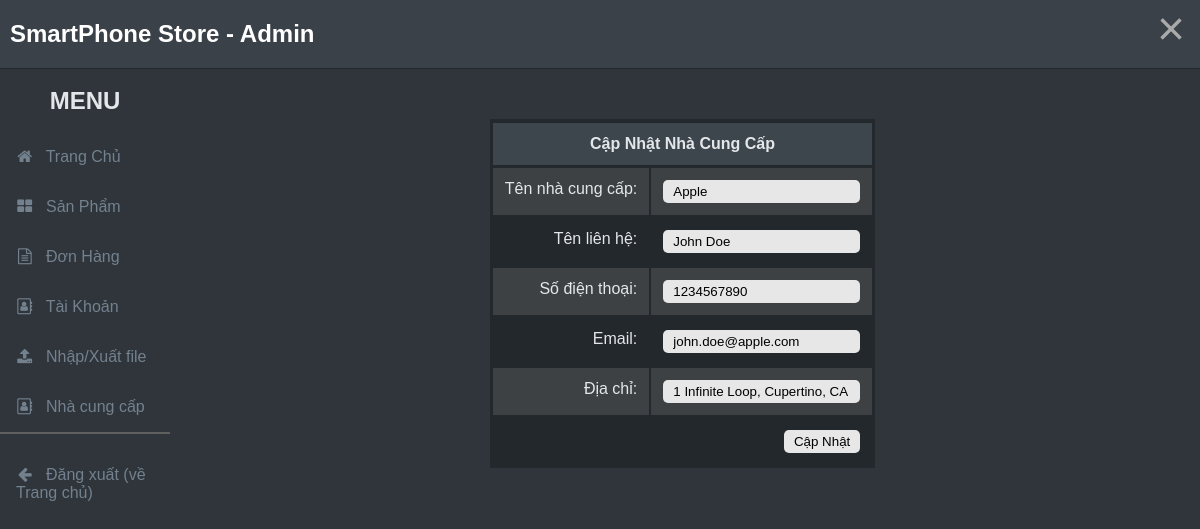
Screenshot of /list_supplier/update/Apple with the database file from the repository.
### tables this page shows
CREATE TABLE `suppliers` (
  `name` varchar(50) NOT NULL,
  `contact_name` varchar(255) NOT NULL,
  `contact_email` varchar(255) NOT NULL,
  `contact_phone` varchar(255) NOT NULL,
  `address` text DEFAULT NULL
);

### MVC/Core/controller.php (called while the page is built, shortened)
<?php
    class controller{
        public function model($model){
            return new $model;
        }
        public function view($view, $data=[]){
            include_once './MVC/Views/'.$view.'.php';
        }
    }
?>

### MVC/Controllers/list_supplier.php (called while the page is built, shortened)
<?php
class list_supplier extends controller {
    private $lst_supplier;
    public function __construct() {
        $this->lst_supplier = $this->model('supplier_m');
    }
    public function update($supplier_id){
        $supplier = $this->lst_supplier->get_supplier_by_id($supplier_id);
        $this->view('Masterlayout', [
            'page' => 'supplier_upd_v',
            'name' => $supplier['name'],
            'contact_name' => $supplier['contact_name'],
            'contact_phone' => $supplier['contact_phone'],
            'contact_email' => $supplier['contact_email'],
            'address' => $supplier['address'],
        ]);
    }
}
?>

### MVC/Core/app.php (called while the page is built, shortened)
<?php
    class app{
        protected $action='Get_data';
        function __construct()
        {
            $arr=$this->processURL();
            if($arr != null){
                if(file_exists('./MVC/Controllers/'.$arr[0].'.php')){
                    unset($arr[0]);
                }
            }
            $this->controller = new $this->controller;
            if(isset($arr[1])){
                if(method_exists($this->controller,$arr[1])){
                    $this->action=$arr[1];
                }
                unset($arr[1]);
            }
            $this->param=$arr?array_values($arr):[];
            call_user_func_array([$this->controller, $this->action], $this->param);
        }
        function processURL(){
            if(isset($_GET['url'])){
            return explode('/',filter_var(trim($_GET['url']),FILTER_DEFAULT));
            }
        }
    }
?>

### index.php (called while the page is built, shortened)
<?php
    $myapp=new app();
?>

### MVC/Core/connectDB.php (called while the page is built, shortened)
<?php
    class connectDB{
        protected $server='localhost';
        protected $username= 'root';
        protected $passwords= '';
        protected $db ='quanlydt';
        function __construct(){
            $this->con = mysqli_connect($this->server, $this->username, $this->passwords,$this->db);
        }
    }
?>

### MVC/Models/supplier_m.php (called while the page is built, shortened)
<?php
class supplier_m extends connectDB {
    function get_supplier_by_id($name) {
        $sql = "SELECT * FROM Suppliers WHERE `name` = ?";
        $stmt = mysqli_prepare($this->con, $sql);
        mysqli_stmt_bind_param($stmt, "s", $name);
        mysqli_stmt_execute($stmt);
        $result = mysqli_stmt_get_result($stmt);
        $supplier = mysqli_fetch_assoc($result);
        return $supplier;
    }
}
?>

### MVC/Views/Pages/supplier_upd_v.php (the view, shortened to what this page needs)
<!DOCTYPE html>
<html lang="en">
<head>
    <link rel="stylesheet" href="http://localhost/Admin/Public/Css/admin/style.css">
</head>
<body>
    <form method="POST" action="http://localhost/Admin/list_supplier/update_data">
        <div id="khungCapNhatNhaCungCap" style="width:max-content;margin:auto">
            <div class="overlayTable table-outline table-content table-header">
                <a href="http://localhost/Admin/list_supplier"><span class="close">&times;</span></a>
                <table>
                    <tr>
                        <th colspan="2">Cập Nhật Nhà Cung Cấp</th>
                    </tr>
                    <tr>
                        <td>Tên nhà cung cấp:</td>
                        <td><input type="text" name="txtname"
                                value="<?php echo isset($data['name']) ? htmlspecialchars($data['name']) : ''; ?>"
                                required></td>
                    </tr>
                    <tr>
                        <td>Tên liên hệ:</td>
                        <td><input type="text" name="txtcontact_name"
                                value="<?php echo isset($data['contact_name']) ? htmlspecialchars($data['contact_name']) : ''; ?>"
                                required></td>
                    </tr>
                    <tr>
                        <td>Số điện thoại:</td>
                        <td><input type="text" name="txtphone"
                                value="<?php echo isset($data['contact_phone']) ? htmlspecialchars($data['contact_phone']) : ''; ?>"
                                required></td>
                    </tr>
                    <tr>
                        <td>Email:</td>
                        <td><input type="email" name="txtemail"
                                value="<?php echo isset($data['contact_email']) ? htmlspecialchars($data['contact_email']) : ''; ?>"
                                required></td>
                    </tr>
                    <tr>
                        <td>Địa chỉ:</td>
                        <td><input type="text" name="txtaddress"
                                value="<?php echo isset($data['address']) ? htmlspecialchars($data['address']) : ''; ?>"
                                required></td>
                    </tr>
                    <tr>
                        <td colspan="2" align="center">
                            <input type="submit" class="buttonPro green" value="Cập Nhật" name="btnUpdate" />
                        </td>
                    </tr>
                </table>
            </div>
        </div>
    </form>
</body>
</html>

### Public/css/admin/style.css (style rules this page uses)
* { margin: 0; padding: 0; outline: none; font-family: Arial, Helvetica, sans-serif; }
body, html { min-width: 1024px; background-color: #2f353a; }
a { text-decoration: none; color: #222; }
.table-outline { width: 100%; border: 1px solid #23282c; }
.table-header { width: 100%; }
.table-header th { color: #e4e7ea; background-color: #3e464d; border-color: #23282c; }
.table-header th { cursor: pointer; }
.table-header th, .table-content td { padding: .75rem; text-align: center; vertical-align: top; border-top: 1px solid #23282c; }
.table-content { min-height: 200px; max-height: 550px; overflow: auto; margin: 0 auto; width: 100%; }
.table-content tr:nth-of-type(even) { background-color: #3e4144; }
.table-content td { position: relative; color: #e4e7ea; }
.overlayTable { margin: 50px auto; width: auto; background-color: #23282c; }
.overlayTable td:first-child { text-align: right; }
.overlayTable input { padding: 4px 10px; border: none; border-radius: 5px; background-color: #e7e7e7; }
.close { position: fixed; top: 5px; right: 5px; font-size: 3rem; width: 1em; height: 1em; line-height: 1em; text-align: center; color: #aaa; cursor: pointer; transition: .2s ease; }

### rows the page displays
suppliers: txtname "Apple", txtcontact_name "John Doe", txtphone "1234567890", txtemail "john.doe@apple.com", txtaddress "1 Infinite Loop, Cupertino, CA"
